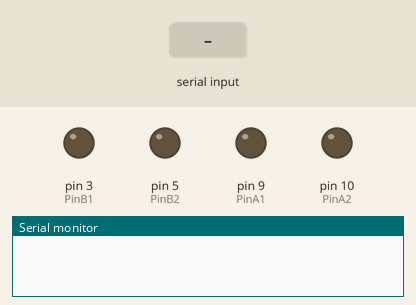
This sketch was run on a simulated Arduino Uno, built with avr-gcc and run on an emulated ATmega328P. Parts: output pins drawn as LEDs (lit = HIGH), the last lines printed to the serial monitor. The test bench sets the inputs (shaded band).

Above: at 2.7 s.
2.8 s: "L90\n" received over Serial
At 3.6 s:
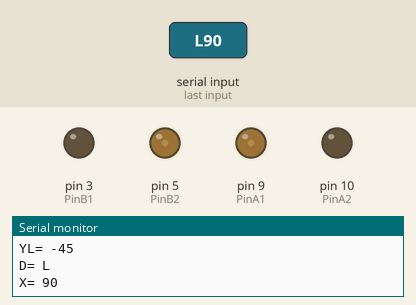
4.3 s: "R90\n" received over Serial
At 4.7 s:
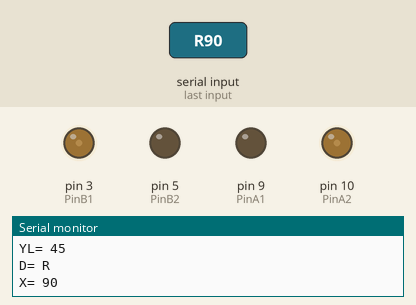
5.8 s: "F90\n" received over Serial
At 7.0 s:
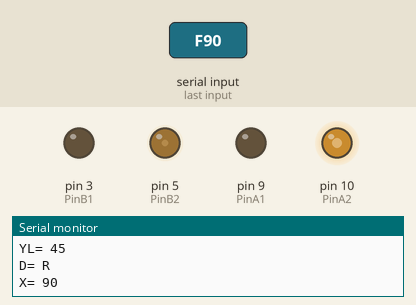
7.3 s: "L,45\n" received over Serial
At 8.2 s:
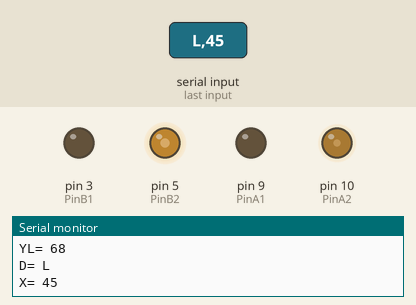
8.8 s: "F,45\n" received over Serial
At 9.3 s:
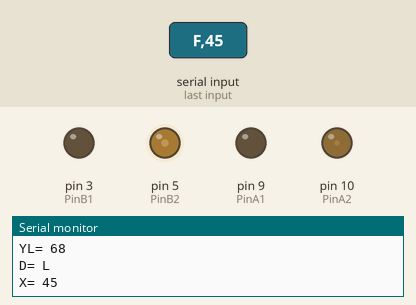
10.3 s: "R,45\n" received over Serial
At 11.7 s:
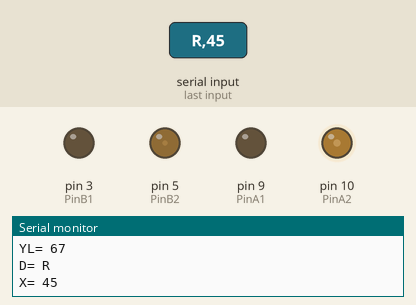
Timing chart, 0 to 12.8 s (numbered marks = the images above; inputs shaded):
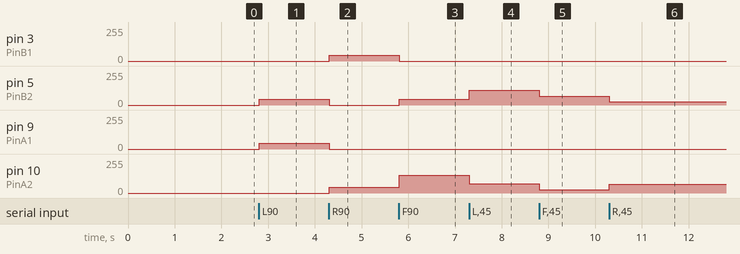

The sketch:

silniiki_1.ino
```cpp
#define PinA1 9
#define PinA2 10
#define PinB1 3
#define PinB2 5


void setup() {
  pinMode(PinA1, OUTPUT);
  pinMode(PinA2, OUTPUT);
  pinMode(PinB1, OUTPUT);
  pinMode(PinB2, OUTPUT);

  digitalWrite(13, 1);
  delay(500);
  digitalWrite(13, 0);
  delay(500);
  digitalWrite(13, 1);
  delay(500);
  digitalWrite(13, 0);

  Serial.begin(9600);
}

int Y = 0;
int X = 0;
int YR = 0;
int YL = 0;
char D = 'L';

void setPWM(char silnik, int PWM){
  char dir;
  if(PWM < 0){
    dir = 'B';
    PWM = -PWM;
  }
  else{
    dir = 'F';
  }
  switch(silnik){
    case 'L':
    switch(dir){
      case 'F':
      analogWrite(PinA1, 0);
      analogWrite(PinA2, PWM);
      break;
      case 'B':
      analogWrite(PinA1, PWM);
      analogWrite(PinA2, 0);
      break;
    }
    break;
    case 'R':
    switch(dir){
      case 'F':
      analogWrite(PinB1, 0);
      analogWrite(PinB2, PWM);
      break;
      case 'B':
      analogWrite(PinB1, PWM);
      analogWrite(PinB2, 0);
      break;
    }
    break;
  }
}

void turn(){
  if(Y>=0){
    if(Y>255-(X/2)){
      switch(D){
        case 'L':
        YR = 255;
        YL = 255-X;
        break;
        case 'R':
        YR = 255-X;
        YL = 255;
        break;
      }
    }else{
      switch(D){
        case 'L':
        YR = Y+(X/2);
        YL = Y-(X/2);
        break;
        case 'R':
        YR = Y-(X/2);
        YL = Y+(X/2);
        break;
      }
    }
  }else{
    if(Y<-255+(X/2)){
      switch(D){
        case 'L':
        YR = -255;
        YL = -255+X;
        break;
        case 'R':
        YR = -255+X;
        YL = -255;
        break;
      }
    }else{
      switch(D){
        case 'L':
        YR = Y-(X/2);
        YL = Y+(X/2);
        break;
        case 'R':
        YR = Y+(X/2);
        YL = Y-(X/2);
        break;
      }
    }
  }
  setPWM('L',YL);
  setPWM('R',YR);
}


void loop() {
  while (Serial.available() > 0){
    char sread = Serial.read();
    switch(sread){
    case 'F':
    Y = Serial.parseInt();
    turn();
    break;
    case 'B':
    Y = -Serial.parseInt();
    turn();
    break;
    case 'L':
    D = 'L';
    X = Serial.parseInt();
    turn();
    Serial.println((String)"Y= "+Y);
    Serial.println((String)"YR= "+YR);
    Serial.println((String)"YL= "+YL);
    Serial.println((String)"D= "+D);
    Serial.println((String)"X= "+X);
    break;
    case 'R':
    D = 'R';
    X = Serial.parseInt();
    turn();
    Serial.println((String)"Y= "+Y);
    Serial.println((String)"YR= "+YR);
    Serial.println((String)"YL= "+YL);
    Serial.println((String)"D= "+D);
    Serial.println((String)"X= "+X);
    break;
    }
  }
}
```

Measured:
- after the input at 2.8 s, pin 5 (PinB2), pin 9 (PinA1): 0/255 → 45/255 at once
- after the input at 4.3 s, pin 3 (PinB1), pin 10 (PinA2): 0/255 → 45/255 at once; pin 5 (PinB2), pin 9 (PinA1): 45/255 → 0/255 at once
- after the input at 5.8 s, pin 3 (PinB1): 45/255 → 0/255 at once; pin 5 (PinB2): 0/255 → 45/255 at once; pin 10 (PinA2): 45/255 → 135/255 at once
- after the input at 7.3 s, pin 5 (PinB2): 45/255 → 112/255 at once; pin 10 (PinA2): 135/255 → 68/255 at once
- after the input at 8.8 s, pin 5 (PinB2): 112/255 → 67/255 at once; pin 10 (PinA2): 68/255 → 23/255 at once
- after the input at 10.3 s, pin 5 (PinB2): 67/255 → 23/255 at once; pin 10 (PinA2): 23/255 → 67/255 at once
